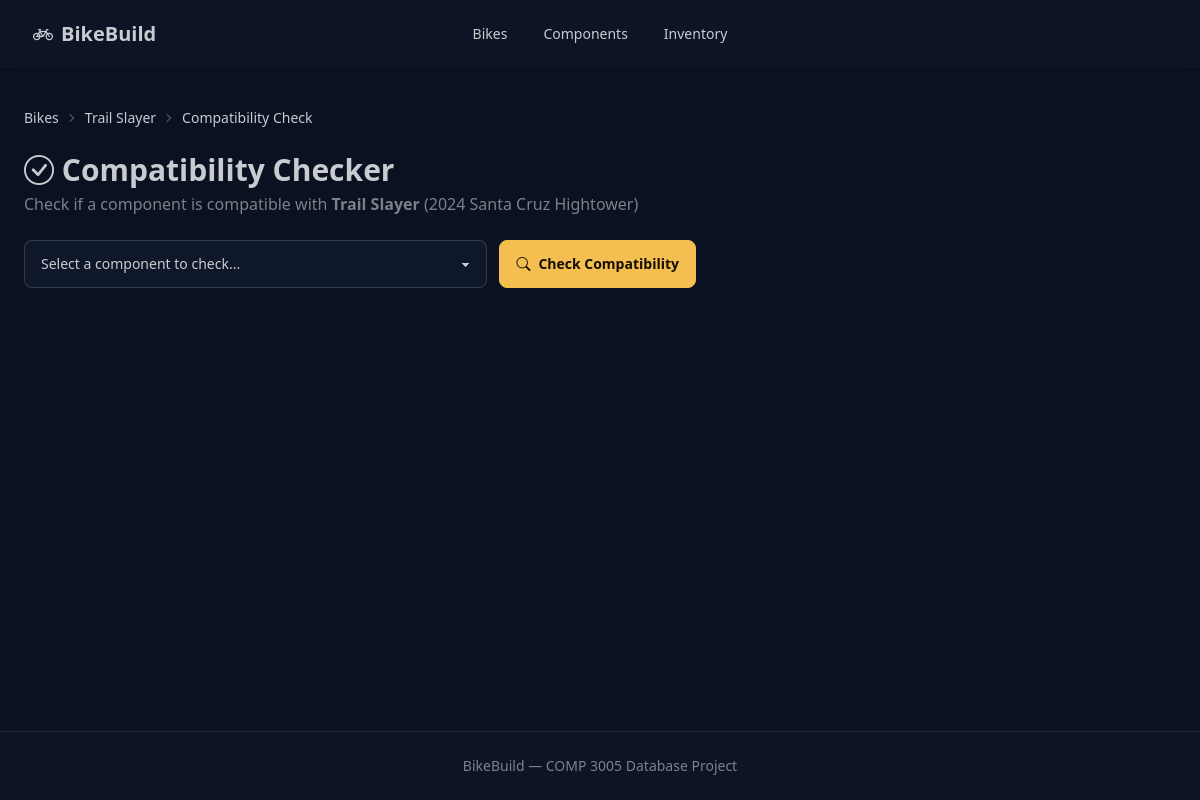
Page /bikes/1/compatibility on the committed database.
### tables this page shows
CREATE TABLE bikes (
    id INTEGER PRIMARY KEY AUTOINCREMENT,
    name TEXT NOT NULL,
    frame_id INTEGER NOT NULL REFERENCES frames(id) ON DELETE CASCADE,
    notes TEXT
);

CREATE TABLE frames (
    id INTEGER PRIMARY KEY AUTOINCREMENT,
    brand TEXT NOT NULL,
    model TEXT NOT NULL,
    year INTEGER,
    notes TEXT
);

### app.py (the view, shortened to what this page needs)
@app.route('/bikes/<int:bike_id>/compatibility')
def compatibility_check(bike_id):
    bike = query_db("""
        SELECT b.id, b.name, b.frame_id,
               f.brand, f.model AS frame_model, f.year
        FROM bikes b
        JOIN frames f ON b.frame_id = f.id
        WHERE b.id = ?
    """, (bike_id,), one=True)
    if not bike:
        flash('Bike not found.', 'danger')
        return redirect(url_for('bikes_list'))
    components = query_db("SELECT * FROM components ORDER BY component_type, manufacturer")
    component_id = request.args.get('component_id', type=int)
    result = None
    selected_component = None
    return render_template('compatibility.html', bike=bike, components=components,
                           component_id=component_id, selected_component=selected_component,
                           result=result)

### app.py (called while the page is built)
def get_db():
    if 'db' not in g:
        g.db = sqlite3.connect(DATABASE)
        g.db.row_factory = sqlite3.Row
        g.db.execute("PRAGMA foreign_keys = ON")
    return g.db

def query_db(query, args=(), one=False):
    cur = get_db().execute(query, args)
    rv = cur.fetchall()
    cur.close()
    return (rv[0] if rv else None) if one else rv

### templates/compatibility.html (shortened to what this page needs)
{% extends "base.html" %}
{% block content %}
<div class="text-sm breadcrumbs mb-4">
    <ul>
        <li><a href="{{ url_for('bikes_list') }}">Bikes</a></li>
        <li><a href="{{ url_for('bike_detail', bike_id=bike.id) }}">{{ bike.name }}</a></li>
        <li>Compatibility Check</li>
    </ul>
</div>
<h1 class="text-3xl font-bold mb-1"><i class="bi bi-check-circle"></i> Compatibility Checker</h1>
<p class="text-base-content/60 mb-6">Check if a component is compatible with <strong>{{ bike.name }}</strong> ({{ bike.year }} {{ bike.brand }} {{ bike.frame_model }})</p>
<form method="GET" class="flex flex-col sm:flex-row gap-3 mb-8 max-w-2xl">
    <select name="component_id" class="select select-bordered flex-1" required>
        <option value="">Select a component to check...</option>
    </select>
    <button type="submit" class="btn btn-warning"><i class="bi bi-search"></i> Check Compatibility</button>
</form>
{% endblock %}

### rows in the picture
bikes: name "Trail Slayer"
frames: year "2024", brand "Santa Cruz", frame_model "Hightower"
